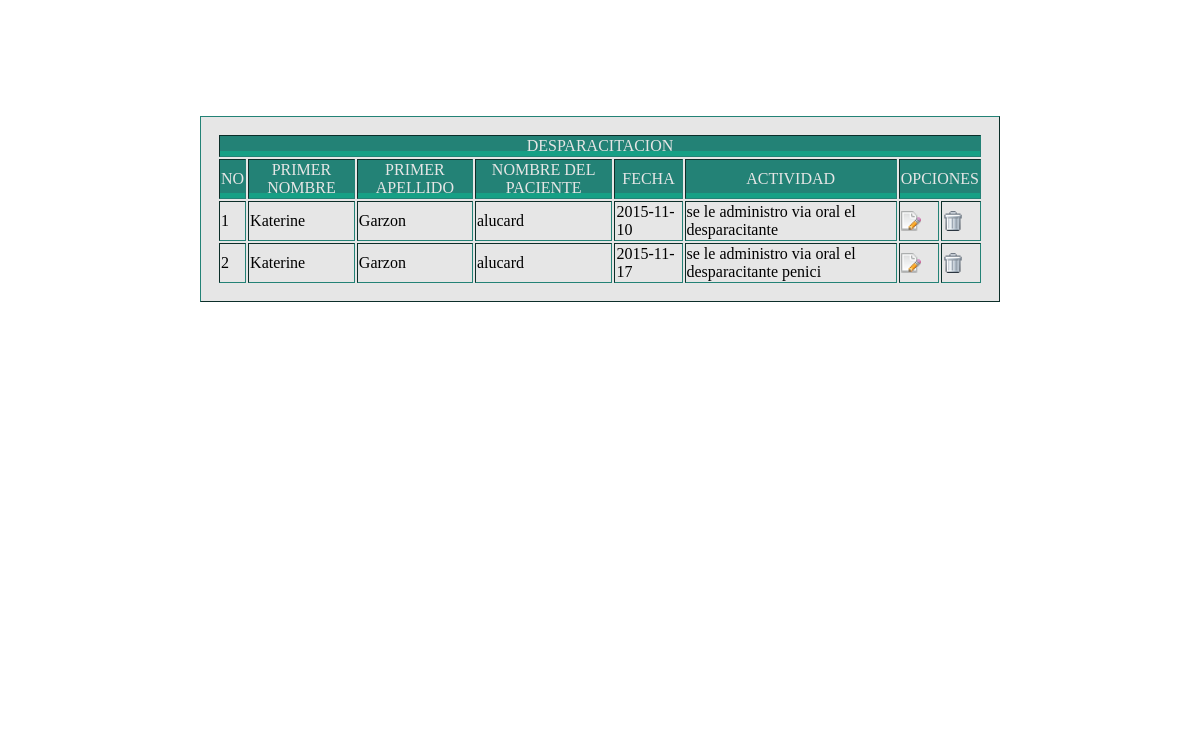
Screenshot of /consulta/cons_despa.php with the database file from the repository.
### tables this page shows
CREATE TABLE `desparacitacion` (
  `id_despa` int(5) NOT NULL auto_increment,
  `fecha` date NOT NULL,
  `id_mascota` int(5) NOT NULL,
  `actividad` varchar(50) NOT NULL,
  `id_propietario` int(5) NOT NULL,
  PRIMARY KEY  (`id_despa`)
);

CREATE TABLE `propietario` (
  `id_propietario` int(5) NOT NULL auto_increment,
  `p_nombre` varchar(20) NOT NULL,
  `s_nombre` varchar(20) NOT NULL,
  `p_apellido` varchar(20) NOT NULL,
  `s_apellido` varchar(20) NOT NULL,
  `id_tipo_docu` int(5) NOT NULL,
  `numero_tipo` int(10) NOT NULL,
  `clave` varchar(10) NOT NULL,
  `celular` varchar(14) NOT NULL,
  `direccion` varchar(40) NOT NULL,
  `email` varchar(20) NOT NULL,
  `id_roll` int(5) NOT NULL,
  `id_estado` int(5) NOT NULL,
  `online` int(2) NOT NULL,
  PRIMARY KEY  (`id_propietario`)
);

CREATE TABLE `mascota` (
  `id_mascota` int(50) NOT NULL auto_increment,
  `nombre` varchar(20) NOT NULL,
  `fecha_nacimiento` date NOT NULL,
  `color` varchar(20) NOT NULL,
  `peso_kg` int(20) NOT NULL,
  `raza` varchar(20) NOT NULL,
  `id_genero` int(5) NOT NULL,
  `id_especie` int(5) NOT NULL,
  `id_estado` int(5) NOT NULL,
  `id_propietario` int(5) NOT NULL,
  PRIMARY KEY  (`id_mascota`)
);

### consulta/cons_despa_datos.php (the view, shortened to what this page needs)
<html>
<head>
<head>
</head>
<body>
<div id="box">
<main id="center">
<table border="" class="pure-table pure-table-horizontal">
<tr><th Colspan="8">Desparacitacion</th></tr>
<tr>
<th>No</th>
<th>Primer nombre</th>
<th>Primer Apellido</th>
<th>Nombre del paciente</th>
<th>Fecha</th>
<th>Actividad</th>
<th colspan="2">Opciones</th>
</tr>
<?php
	 while($fila=mysql_fetch_row($query)){
	echo "<br>";
	echo "<tr>";
	echo "<td>";
	echo "<p class='compañia' value='".$fila['0']."' name='numero_especie'>".$cant++."</p>";
	echo "</td>";
	echo "<td>";
	echo "<p class='compañia' value='".$fila['0']."' name='primer_nombre'>".$fila['2']."</p>";
	echo "</td>";
	echo "<td>";
	echo "<p class='compañia' value='".$fila['0']."' name='primer_apellido'>".$fila['3']."</p>";
	echo "</td>";
	echo "<td>";
	echo "<p class='compañia' value='".$fila['1']."' name='nombre_mascota'>".$fila['4']."</p>";
	echo "</td>";
	echo "<td>";
	echo "<p class='compañia' value='".$fila['1']."' name='fecha'>".$fila['5']."</p>";
	echo "</td>";
	echo "<td>";
	echo "<p class='compañia' value='".$fila['1']."' name='actividad'>".$fila['6']."</p>";
	echo "</td>";
	echo "<td>";
    echo "<a href='../actualizar/act_desparacitacion.php?id_reg=$fila[7]' target='proceso' ><img src='../img/edit.png' width='20' height='20' /></a>";
	echo "</td>";
	echo "<td>";
	echo "<a href='../del/del_desparacitacion.php?id_reg=$fila[7]' target='proceso' onclick='return confirmar();'><img src='../img/del.gif' width='20' height='20' /></a>";
	echo "</td>";
	echo "</tr>";
   }
?>
</table>
</body>
</html>

### consulta/cons_despa_datos.php (style rules this page uses)
*, *:before, *:after { -moz-box-sizing: border-box; -webkit-box-sizing: border-box; box-sizing: border-box; }
html, body { margin: 0; padding: 0; width: 100%; height: 100%; }
body { padding: 5em 1em; background-repeat: no-repeat; background-size: cover; background-position: center; }
#box { margin: auto; width: 50em; height: 100%; white-space: nowrap; }
#center { vertical-align: middle; display: inline-block; white-space: normal; }
#box:after { content: ""; vertical-align: middle; display: inline-block; margin-right: -10px; }
table { background-color: #E6E6E6; padding: 1em; }
table, table * { border-color: #238276 !important; }
table th { text-transform: uppercase; font-weight: 300; text-align: center; color: #E6E6E6; background-color: #238276; position: relative; }
table th:after { content: ""; display: block; height: 5px; right: 0; left: 0; bottom: 0; background-color: #16a085; position: absolute; }

### rows the page displays
desparacitacion: id_propietario.p_nombre "Katerine", id_propietario.p_apellido "Garzon", id_mascota.nombre "alucard", fecha "2015-11-10", actividad "se le administro via oral el desparacitante"
desparacitacion: propietario.p_nombre "Katerine", propietario.p_apellido "Garzon", id_mascota.nombre "alucard", fecha "2015-11-17", actividad "se le administro via oral el desparacitante penici"
